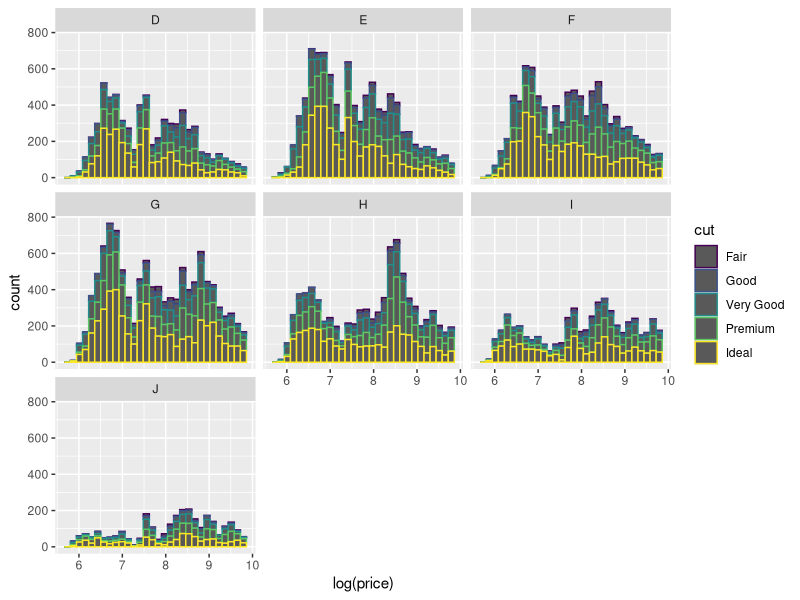
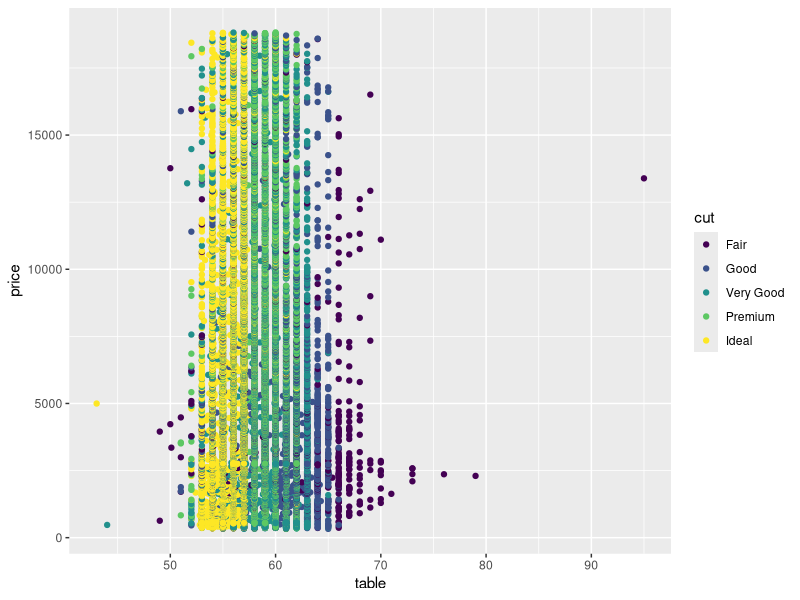
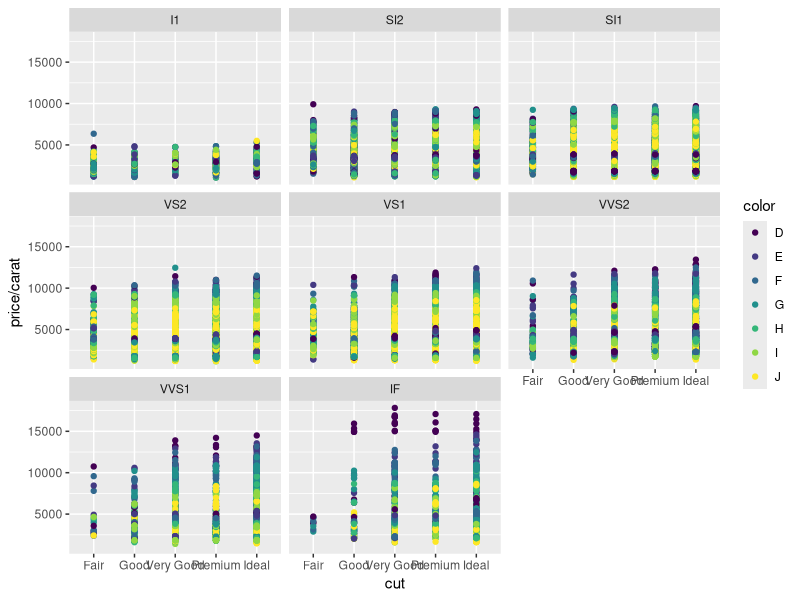
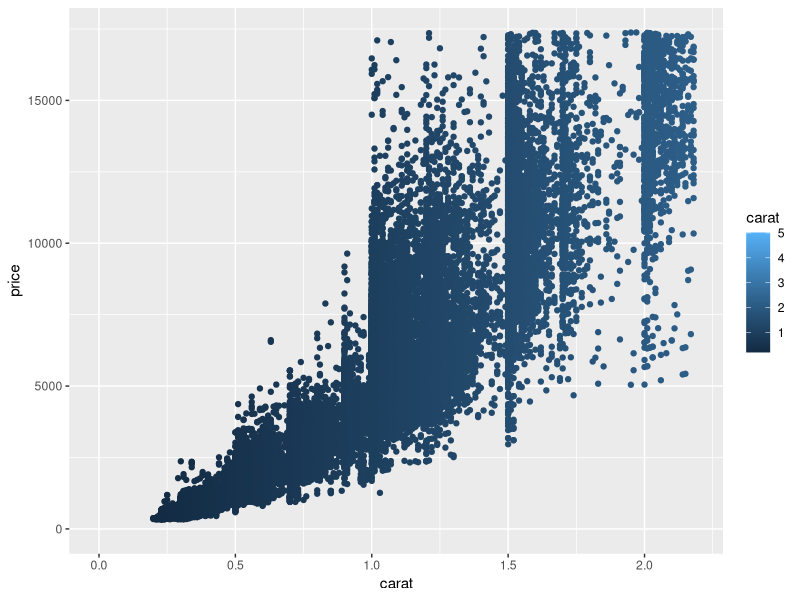

The R script that drew these images, in order: (Note: this script raises an error after producing the figures.)
data("diamonds")
install.packages('scales')
install.packages('memisc')
install.packages('lattice')
install.packages('MASS')
install.packages('car')
install.packages('reshape')
install.packages('plyr')
install.packages('RColorBrewer', dependencies = TRUE)

library(scales)
library(memisc)
library(lattice)
library(MASS)
library(car)
library(reshape)
library(plyr)
library(ggplot2)
library(gridExtra)
library(RColorBrewer)

# Histogram of diamond prices, faceting by diamond color
# and using cut to color the histogram bars

ggplot(data = diamonds, aes(log(price))) +
  geom_histogram(aes(color = cut)) +
  facet_wrap( ~ color)

# Scatterplot of diamond price vs. table, coloring the points by the cut of
# the diamond.

ggplot(data = diamonds, aes(table, price)) +
  geom_point(aes(color = cut, binwidth = 5))

by(diamonds$table, diamonds$cut, range)

# Scatterplot of the price/carat ratio of diamonds

ggplot(data = diamonds, aes(cut, price/carat)) +
  geom_point(aes(color = color), binwidth=5) +
  facet_wrap(~ clarity)

# Scatterplot of price vs carat weight limiting the x-axis and y-axis to omit the top 1% of values.

ggplot(diamonds, aes(carat, price)) +
  geom_point(aes(color = carat)) +
  xlim(0, quantile(diamonds$carat, .99)) +
  ylim(0, quantile(diamonds$price, .99))

# plotting all the variables available in the dataset to do exploratory data analysis 

ggpairs(diamond_samp,
        lower = list(continuous = wrap("points", shape = I('.'))),
        upper = list(combo = wrap("box", outlier.shape = I('.'))))

# facet histograms of the price variable to compare the effect of log10 on price

plot1 = ggplot(data = diamonds, aes(price)) +
  geom_histogram(binwidth = 500) +
  ggtitle("Price of Diamonds")

plot2 = ggplot(data = diamonds, aes(price)) +
  geom_histogram(bins = 50) +
  scale_x_log10() +
  ggtitle("Log10 Price of Diamonds")

grid.arrange(plot1, plot2)

# after transforming the price variable to log10 to create a less skewed price distribution
# I will also transform carat to volume to bring the variable on a better scale

cuberoot_trans = function() trans_new('cuberoot',
                                      transform = function(x) x^(1/3),
                                      inverse = function(x) x^3)

# Scatterplotting the transformed variables and comparing geom_point position arguments for suitability

testing_position1 = ggplot(diamonds, aes(carat, price)) +
  geom_point(alpha = .5, size = 1, position = 'jitter') +
  scale_x_continuous(trans = cuberoot_trans(), limits = c(0.2,3)) +
  scale_y_continuous(trans = log10_trans(), limits = c(350, 15000))

testing_position2 = ggplot(diamonds, aes(carat, price)) +
  geom_point(alpha = .5, size = 1, position = 'dodge') +
  scale_x_continuous(trans = cuberoot_trans(), limits = c(0.2,3)) +
  scale_y_continuous(trans = log10_trans(), limits = c(350, 15000))

grid.arrange(testing_position1, testing_position2)

# plotting Price (log10) by Cube-Root of Carat and coloring by Clarity
# to highlight how it serves as a good predictor for price

ggplot(aes(x = carat, y = price), data = diamonds) + 
  geom_point(alpha = 0.5, size = 1, position = 'jitter', aes(color = clarity)) +
  scale_color_brewer(type = 'div',
                     guide = guide_legend(title = 'Diamond Clarity', reverse = T,
                                          override.aes = list(alpha = 1, size = 2))) +  
  scale_x_continuous(trans = cuberoot_trans(), limits = c(0.2, 3),
                     breaks = c(0.2, 0.5, 1, 2, 3)) + 
  scale_y_continuous(trans = log10_trans(), limits = c(350, 15000),
                     breaks = c(350, 1000, 5000, 10000, 15000)) +
  ggtitle('Price (log10) by Cube-Root of Carat and Clarity')

# plotting Price (log10) by Cube-Root of Carat and coloring by Cut
# however, Cut doesn't seem to be a great predictor for the diamond price by itself

ggplot(aes(x = carat, y = price), data = diamonds) + 
  geom_point(alpha = 0.5, size = 1, position = 'jitter', aes(color = cut)) +
  scale_color_brewer(type = 'div',
                     guide = guide_legend(title = 'Diamond Cut', reverse = T,
                                          override.aes = list(alpha = 1, size = 2))) +  
  scale_x_continuous(trans = cuberoot_trans(), limits = c(0.2, 3),
                     breaks = c(0.2, 0.5, 1, 2, 3)) + 
  scale_y_continuous(trans = log10_trans(), limits = c(350, 15000),
                     breaks = c(350, 1000, 5000, 10000, 15000)) +
  ggtitle('Price (log10) by Cube-Root of Carat and Cut')

# plotting Price (log10) by Cube-Root of Carat and coloring by Color
# Color is indeed also a strong predictor for the diamond price

ggplot(aes(x = carat, y = price), data = diamonds) + 
  geom_point(alpha = 0.5, size = 1, position = 'jitter', aes(color = color)) +
  scale_color_brewer(type = 'div',
                     guide = guide_legend(title = 'Diamond Color', reverse = FALSE,
                                          override.aes = list(alpha = 1, size = 2))) +  
  scale_x_continuous(trans = cuberoot_trans(), limits = c(0.2, 3),
                     breaks = c(0.2, 0.5, 1, 2, 3)) + 
  scale_y_continuous(trans = log10_trans(), limits = c(350, 15000),
                     breaks = c(350, 1000, 5000, 10000, 15000)) +
  ggtitle('Price (log10) by Cube-Root of Carat and Color')

# finally building a linear model assuming that price increases exponentially with carat due to the rarity of the object
# i am using log10 of price and the cubic root of carat to build the linear model
# applying a forward selection approach adding all the other predictors to the model

model1 = lm(data = diamonds, I(log10(price)) ~ I(carat^(1/3)))
model2 = update(model1, ~ . + carat)
model3 = update(model2, ~ . + clarity)
model4 = update(model3, ~ . + color)
model5 = update(model4, ~ . + cut)

mtable(model1, model2, model3, model4, model5)

# conclusion: the model explains pretty much all the variance in price for diamonds assuming a perfect world
# in the real world, other external influential factors and sources for variance would most definitely have an effect
# on the quality of the models predictions

# extra note: the ggplot diamonds dataset is and easy and effective way to get started with ggplot
